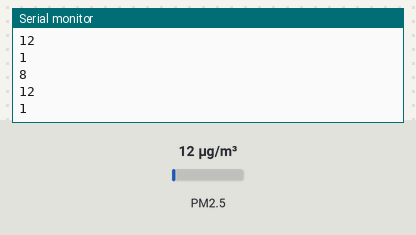
A sketch run on a simulated ESP8266 (NodeMCU). Shown: the last lines printed to the serial monitor. The inputs (shaded band) are chosen by the test bench; at power-on: PM2.5 12 µg/m³. WiFi joins after 1.5 s; servers stay silent unless stated.

Above: at 2.7 s.
2.8 s: PM2.5 set to 6 µg/m³
At 3.7 s:
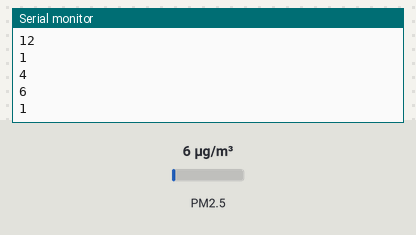
4.3 s: PM2.5 set to 75 µg/m³
At 4.8 s:
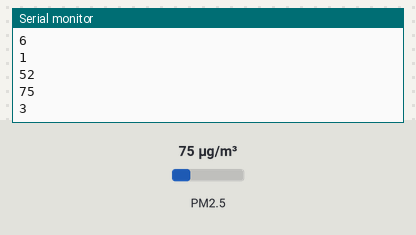
Timing chart, 0 to 7.3 s (numbered marks = the images above; inputs shaded):
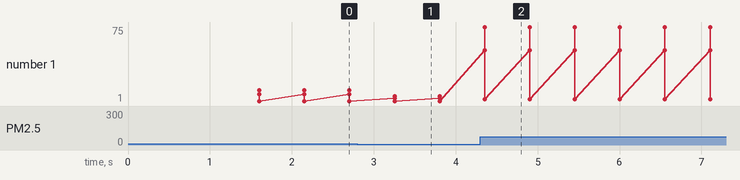

The sketch:

PMS7003_With_firebase.ino
```cpp
#include "PMS.h"
#include <FirebaseArduino.h>
#include <ESP8266WiFi.h>
#include <SoftwareSerial.h>
#include <ESP8266HTTPClient.h>

#define FIREBASE_HOST "what-is-find-dust.firebaseio.com"
#define FIREBASE_AUTH "2PCrTkrrlx3XzAAcb3nQsehKQ6sXmpan4PD96b2y"
#define WIFI_SSID "iptime"
#define WIFI_PASSWORD "park0319"

PMS pms(Serial);
PMS::DATA data;

int pm10 = 0;
int pm25 = 0;
int score = 0;
unsigned long time1 = 0;
unsigned long time2 = 0;

void setup()
{
  // Debug console
  Serial.begin(9600);
  // connect to wifi.
  WiFi.begin(WIFI_SSID, WIFI_PASSWORD);
  Serial.print("connecting");

  while (WiFi.status() != WL_CONNECTED) {
    Serial.print(".");
    delay(500);
  }

  Serial.println();
  Serial.print("connected: ");
  Serial.println(WiFi.localIP());

  Firebase.begin(FIREBASE_HOST, FIREBASE_AUTH);
}

void loop() {
    if (pms.readUntil(data))
    {
      pm10 = data.PM_AE_UG_1_0;
      pm25 = data.PM_AE_UG_2_5;
      Serial.println(pm10);
      Serial.println(pm25);
      Serial.println( );
      score = getScore();
      Serial.println(score);
      push(score);
    }
}

int getScore() {
  int s = -1;
  if (pm10 >= 151 || pm25 >= 76 ) // 최악
    s = 4;
  else if (pm10 >= 81 || pm25 >= 36 ) // 나쁨
    s = 3;
  else if (pm10 >=31  || pm25 >= 17 ) // 보통
    s = 2;
  else if (pm10 >= 0 || pm25 >= 0 ) // 좋음
    s = 1;

  return s;
}

int push(int a) {

  if (a == 1) {
    Firebase.setString("/Finddust", "verygood");
    Firebase.setInt("/pm10", pm10);
    Firebase.setInt("/pm25", pm25);
  }

  else if (a == 2) {
    Firebase.setString("/Finddust", "soso");
    Firebase.setInt("/pm10", pm10);
    Firebase.setInt("/pm25", pm25);
  }
  else if (a == 3) {
    Firebase.setString("/Finddust", "bed");
    Firebase.pushInt("/pm10", pm10);
    Firebase.pushInt("/pm25", pm25);
  }
  else if (a == 4) {
    Firebase.pushString("/Finddust", "terrible");
    Firebase.pushInt("/pm10", pm10);
    Firebase.pushInt("/pm25", pm25);
  }
}
```

Measured:
- after the input at 2.8 s, the serial monitor: prints a new line after 0.45 s (image 1)
- after the input at 4.3 s, the serial monitor: prints a new line after 0.05 s (image 2)
- plotted number 1: 1 → 3 after the input at 4.3 s
